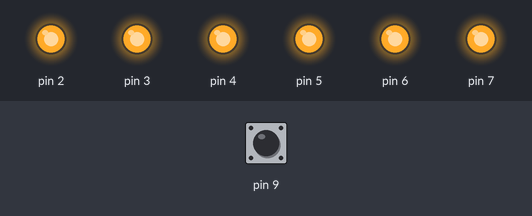
Bench run of a sketch on a simulated Arduino Uno, built with avr-gcc and run on an emulated ATmega328P. Shown: output pins drawn as LEDs (lit = HIGH). The inputs (shaded band) are chosen by the test bench; at power-on: pin 9 HIGH.

Above: at 1.2 s.
1.3 s: pin 9 pulled LOW for 0.15 s
At 2.5 s:
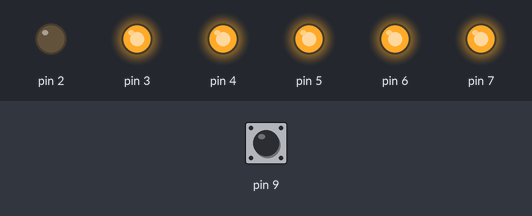
At 4.0 s:
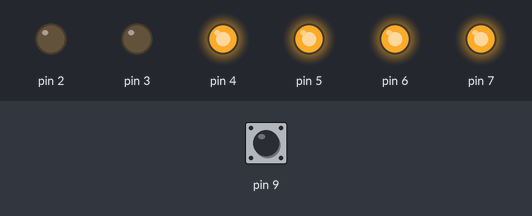
Timing chart, 0 to 22.8 s (numbered marks = the images above; inputs shaded):
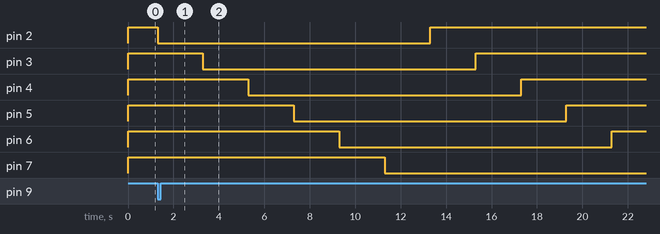

The sketch:

Key_LED.ino
```cpp
int i;

void setup() {
  pinMode(9, INPUT);
  digitalWrite(9, HIGH);

  for (i =2;i<=7;i++) {
    pinMode(i, OUTPUT);
    digitalWrite(i, HIGH);
  }
}

void loop() {
  boolean var=digitalRead(9);

  if(!var) {
    for (i =2;i<=7;i++) {
      digitalWrite(i, LOW);
      delay(2000);
    }

    for (i =2;i<=7;i++) {
      digitalWrite(i, HIGH);
      delay(2000);
    }
  }
}
```

Measured:
- after the input at 1.3 s, pin 2: HIGH → LOW at once, → HIGH 12.0 s later; pin 3: HIGH → LOW after 2.0 s, → HIGH 12.0 s later; pin 4: HIGH → LOW after 4.0 s, → HIGH 12.0 s later; pin 5: HIGH → LOW after 6.0 s, → HIGH 12.0 s later; pin 6: HIGH → LOW after 8.0 s, → HIGH 12.0 s later
